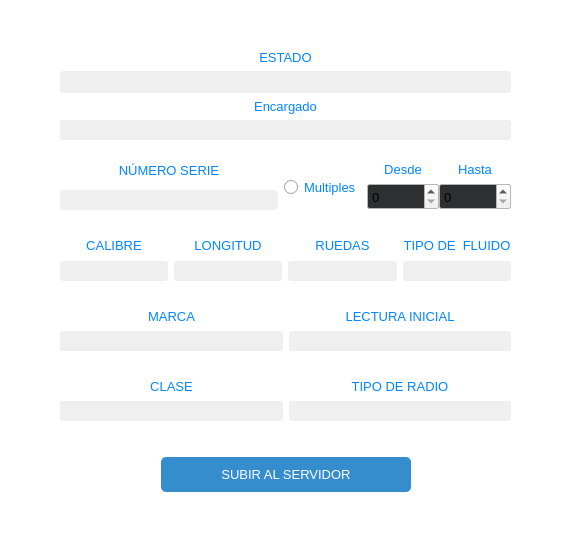
<?xml version="1.0" encoding="UTF-8"?>
<ui version="4.0">
 <class>Counter</class>
 <widget class="QWidget" name="Counter">
  <property name="geometry">
   <rect>
    <x>0</x>
    <y>0</y>
    <width>571</width>
    <height>550</height>
   </rect>
  </property>
  <property name="minimumSize">
   <size>
    <width>571</width>
    <height>550</height>
   </size>
  </property>
  <property name="maximumSize">
   <size>
    <width>571</width>
    <height>550</height>
   </size>
  </property>
  <property name="palette">
   <palette>
    <active>
     <colorrole role="Base">
      <brush brushstyle="SolidPattern">
       <color alpha="255">
        <red>46</red>
        <green>47</green>
        <blue>48</blue>
       </color>
      </brush>
     </colorrole>
     <colorrole role="Window">
      <brush brushstyle="SolidPattern">
       <color alpha="255">
        <red>255</red>
        <green>255</green>
        <blue>255</blue>
       </color>
      </brush>
     </colorrole>
    </active>
    <inactive>
     <colorrole role="Base">
      <brush brushstyle="SolidPattern">
       <color alpha="255">
        <red>46</red>
        <green>47</green>
        <blue>48</blue>
       </color>
      </brush>
     </colorrole>
     <colorrole role="Window">
      <brush brushstyle="SolidPattern">
       <color alpha="255">
        <red>255</red>
        <green>255</green>
        <blue>255</blue>
       </color>
      </brush>
     </colorrole>
    </inactive>
    <disabled>
     <colorrole role="Base">
      <brush brushstyle="SolidPattern">
       <color alpha="255">
        <red>255</red>
        <green>255</green>
        <blue>255</blue>
       </color>
      </brush>
     </colorrole>
     <colorrole role="Window">
      <brush brushstyle="SolidPattern">
       <color alpha="255">
        <red>255</red>
        <green>255</green>
        <blue>255</blue>
       </color>
      </brush>
     </colorrole>
    </disabled>
   </palette>
  </property>
  <property name="windowTitle">
   <string>Form</string>
  </property>
  <widget class="QPushButton" name="pb_cruz">
   <property name="geometry">
    <rect>
     <x>530</x>
     <y>5</y>
     <width>30</width>
     <height>30</height>
    </rect>
   </property>
   <property name="styleSheet">
    <string notr="true">QPushButton{
	color: rgb(77, 77, 77);
	border-radius: 3px;
}
QPushButton:hover:!pressed{
	  background-color: rgba(255, 200, 200);
}
</string>
   </property>
   <property name="text">
    <string/>
   </property>
   <property name="icon">
    <iconset resource="assets.qrc">
     <normaloff>:/icons/close.png</normaloff>:/icons/close.png</iconset>
   </property>
   <property name="iconSize">
    <size>
     <width>30</width>
     <height>30</height>
    </size>
   </property>
   <property name="flat">
    <bool>true</bool>
   </property>
  </widget>
  <widget class="my_label" name="lb_logo">
   <property name="geometry">
    <rect>
     <x>-10</x>
     <y>-15</y>
     <width>81</width>
     <height>81</height>
    </rect>
   </property>
   <property name="minimumSize">
    <size>
     <width>0</width>
     <height>0</height>
    </size>
   </property>
   <property name="maximumSize">
    <size>
     <width>200</width>
     <height>240</height>
    </size>
   </property>
   <property name="styleSheet">
    <string notr="true">border-image: url(:/icons/app_logo-web.png);</string>
   </property>
   <property name="text">
    <string/>
   </property>
   <property name="scaledContents">
    <bool>false</bool>
   </property>
   <property name="alignment">
    <set>Qt::AlignCenter</set>
   </property>
   <property name="wordWrap">
    <bool>false</bool>
   </property>
  </widget>
  <widget class="QWidget" name="layoutWidget">
   <property name="geometry">
    <rect>
     <x>40</x>
     <y>40</y>
     <width>491</width>
     <height>472</height>
    </rect>
   </property>
   <layout class="QVBoxLayout" name="verticalLayout_9">
    <item>
     <layout class="QVBoxLayout" name="verticalLayout_14">
      <property name="leftMargin">
       <number>20</number>
      </property>
      <property name="topMargin">
       <number>10</number>
      </property>
      <property name="rightMargin">
       <number>20</number>
      </property>
      <property name="bottomMargin">
       <number>10</number>
      </property>
      <item>
       <layout class="QVBoxLayout" name="verticalLayout_10">
        <item>
         <widget class="QLabel" name="label_15">
          <property name="font">
           <font>
            <family>Segoe UI</family>
            <pointsize>10</pointsize>
           </font>
          </property>
          <property name="styleSheet">
           <string notr="true">color: rgb(0, 134, 255);</string>
          </property>
          <property name="text">
           <string>ESTADO</string>
          </property>
          <property name="alignment">
           <set>Qt::AlignCenter</set>
          </property>
         </widget>
        </item>
        <item>
         <widget class="MyLabelSpinner" name="l_status">
          <property name="minimumSize">
           <size>
            <width>0</width>
            <height>22</height>
           </size>
          </property>
          <property name="font">
           <font>
            <family>Segoe UI</family>
            <pointsize>9</pointsize>
           </font>
          </property>
          <property name="styleSheet">
           <string notr="true">background-color: #EFEFEF; 
border-radius: 3px;
color:rgb(50, 50, 50);</string>
          </property>
          <property name="text">
           <string/>
          </property>
          <property name="alignment">
           <set>Qt::AlignCenter</set>
          </property>
         </widget>
        </item>
       </layout>
      </item>
      <item>
       <widget class="QLabel" name="label_12">
        <property name="font">
         <font>
          <family>Segoe UI</family>
          <pointsize>10</pointsize>
         </font>
        </property>
        <property name="styleSheet">
         <string notr="true">color: rgb(0, 134, 255);</string>
        </property>
        <property name="text">
         <string>Encargado</string>
        </property>
        <property name="alignment">
         <set>Qt::AlignCenter</set>
        </property>
       </widget>
      </item>
      <item>
       <widget class="MyLineEditShine" name="le_encargado">
        <property name="minimumSize">
         <size>
          <width>0</width>
          <height>0</height>
         </size>
        </property>
        <property name="font">
         <font>
          <family>Segoe UI Semilight</family>
          <pointsize>10</pointsize>
         </font>
        </property>
        <property name="styleSheet">
         <string notr="true">background-color: #EFEFEF; 
border-radius: 3px;
color:rgb(50, 50, 50);</string>
        </property>
        <property name="alignment">
         <set>Qt::AlignCenter</set>
        </property>
       </widget>
      </item>
     </layout>
    </item>
    <item>
     <layout class="QHBoxLayout" name="horizontalLayout">
      <property name="leftMargin">
       <number>20</number>
      </property>
      <property name="topMargin">
       <number>0</number>
      </property>
      <property name="rightMargin">
       <number>20</number>
      </property>
      <property name="bottomMargin">
       <number>10</number>
      </property>
      <item>
       <layout class="QVBoxLayout" name="verticalLayout_2">
        <property name="spacing">
         <number>5</number>
        </property>
        <property name="topMargin">
         <number>0</number>
        </property>
        <item>
         <widget class="QLabel" name="label_2">
          <property name="font">
           <font>
            <family>Segoe UI</family>
            <pointsize>10</pointsize>
           </font>
          </property>
          <property name="styleSheet">
           <string notr="true">color: rgb(0, 134, 255);</string>
          </property>
          <property name="text">
           <string>NÚMERO SERIE</string>
          </property>
          <property name="alignment">
           <set>Qt::AlignCenter</set>
          </property>
         </widget>
        </item>
        <item>
         <widget class="MyLineEditShine" name="le_serie">
          <property name="minimumSize">
           <size>
            <width>0</width>
            <height>0</height>
           </size>
          </property>
          <property name="font">
           <font>
            <family>Segoe UI Semilight</family>
            <pointsize>10</pointsize>
           </font>
          </property>
          <property name="styleSheet">
           <string notr="true">background-color: #EFEFEF; 
border-radius: 3px;
color:rgb(50, 50, 50);</string>
          </property>
          <property name="alignment">
           <set>Qt::AlignCenter</set>
          </property>
         </widget>
        </item>
       </layout>
      </item>
      <item>
       <layout class="QVBoxLayout" name="verticalLayout_13">
        <property name="topMargin">
         <number>10</number>
        </property>
        <item>
         <widget class="QRadioButton" name="radioButton">
          <property name="font">
           <font>
            <family>Segoe UI</family>
            <pointsize>10</pointsize>
           </font>
          </property>
          <property name="styleSheet">
           <string notr="true">color: rgb(0, 134, 255);</string>
          </property>
          <property name="text">
           <string>Multiples</string>
          </property>
         </widget>
        </item>
       </layout>
      </item>
      <item>
       <layout class="QHBoxLayout" name="horizontalLayout_7">
        <item>
         <widget class="QWidget" name="widget_desde_hasta" native="true">
          <layout class="QHBoxLayout" name="horizontalLayout_6">
           <property name="spacing">
            <number>0</number>
           </property>
           <property name="leftMargin">
            <number>0</number>
           </property>
           <property name="topMargin">
            <number>0</number>
           </property>
           <property name="rightMargin">
            <number>0</number>
           </property>
           <property name="bottomMargin">
            <number>0</number>
           </property>
           <item>
            <layout class="QVBoxLayout" name="verticalLayout_12">
             <property name="spacing">
              <number>0</number>
             </property>
             <item>
              <widget class="QLabel" name="label_10">
               <property name="font">
                <font>
                 <family>Segoe UI</family>
                 <pointsize>10</pointsize>
                </font>
               </property>
               <property name="styleSheet">
                <string notr="true">color: rgb(0, 134, 255);</string>
               </property>
               <property name="text">
                <string>Desde</string>
               </property>
               <property name="alignment">
                <set>Qt::AlignCenter</set>
               </property>
              </widget>
             </item>
             <item>
              <widget class="QSpinBox" name="sb_desde">
               <property name="font">
                <font>
                 <family>Segoe UI Semilight</family>
                 <pointsize>10</pointsize>
                </font>
               </property>
               <property name="styleSheet">
                <string/>
               </property>
               <property name="maximum">
                <number>10000000</number>
               </property>
              </widget>
             </item>
            </layout>
           </item>
           <item>
            <layout class="QVBoxLayout" name="verticalLayout_11">
             <property name="spacing">
              <number>0</number>
             </property>
             <item>
              <widget class="QLabel" name="label_11">
               <property name="font">
                <font>
                 <family>Segoe UI</family>
                 <pointsize>10</pointsize>
                </font>
               </property>
               <property name="styleSheet">
                <string notr="true">color: rgb(0, 134, 255);</string>
               </property>
               <property name="text">
                <string>Hasta</string>
               </property>
               <property name="alignment">
                <set>Qt::AlignCenter</set>
               </property>
              </widget>
             </item>
             <item>
              <widget class="QSpinBox" name="sb_hasta">
               <property name="font">
                <font>
                 <family>Segoe UI Semilight</family>
                 <pointsize>10</pointsize>
                </font>
               </property>
               <property name="styleSheet">
                <string/>
               </property>
               <property name="maximum">
                <number>10000000</number>
               </property>
              </widget>
             </item>
            </layout>
           </item>
          </layout>
         </widget>
        </item>
       </layout>
      </item>
     </layout>
    </item>
    <item>
     <layout class="QHBoxLayout" name="horizontalLayout_4">
      <property name="leftMargin">
       <number>20</number>
      </property>
      <property name="topMargin">
       <number>10</number>
      </property>
      <property name="rightMargin">
       <number>20</number>
      </property>
      <property name="bottomMargin">
       <number>10</number>
      </property>
      <item>
       <layout class="QVBoxLayout" name="verticalLayout_3">
        <item>
         <widget class="QLabel" name="label_3">
          <property name="font">
           <font>
            <family>Segoe UI</family>
            <pointsize>10</pointsize>
           </font>
          </property>
          <property name="styleSheet">
           <string notr="true">color: rgb(0, 134, 255);</string>
          </property>
          <property name="text">
           <string>CALIBRE</string>
          </property>
          <property name="alignment">
           <set>Qt::AlignCenter</set>
          </property>
         </widget>
        </item>
        <item>
         <widget class="MyLineEditShine" name="le_calibre">
          <property name="minimumSize">
           <size>
            <width>0</width>
            <height>0</height>
           </size>
          </property>
          <property name="font">
           <font>
            <family>Segoe UI Semilight</family>
            <pointsize>10</pointsize>
           </font>
          </property>
          <property name="styleSheet">
           <string notr="true">background-color: #EFEFEF; 
border-radius: 3px;
color:rgb(50, 50, 50);</string>
          </property>
          <property name="alignment">
           <set>Qt::AlignCenter</set>
          </property>
         </widget>
        </item>
       </layout>
      </item>
      <item>
       <layout class="QVBoxLayout" name="verticalLayout_4">
        <item>
         <widget class="QLabel" name="label_4">
          <property name="font">
           <font>
            <family>Segoe UI</family>
            <pointsize>10</pointsize>
           </font>
          </property>
          <property name="styleSheet">
           <string notr="true">color: rgb(0, 134, 255);</string>
          </property>
          <property name="text">
           <string>LONGITUD</string>
          </property>
          <property name="alignment">
           <set>Qt::AlignCenter</set>
          </property>
         </widget>
        </item>
        <item>
         <widget class="MyLineEditShine" name="le_longitud">
          <property name="minimumSize">
           <size>
            <width>0</width>
            <height>0</height>
           </size>
          </property>
          <property name="font">
           <font>
            <family>Segoe UI Semilight</family>
            <pointsize>10</pointsize>
           </font>
          </property>
          <property name="styleSheet">
           <string notr="true">background-color: #EFEFEF; 
border-radius: 3px;
color:rgb(50, 50, 50);</string>
          </property>
          <property name="alignment">
           <set>Qt::AlignCenter</set>
          </property>
         </widget>
        </item>
       </layout>
      </item>
      <item>
       <layout class="QVBoxLayout" name="verticalLayout_8">
        <item>
         <widget class="QLabel" name="label_8">
          <property name="font">
           <font>
            <family>Segoe UI</family>
            <pointsize>10</pointsize>
           </font>
          </property>
          <property name="styleSheet">
           <string notr="true">color: rgb(0, 134, 255);</string>
          </property>
          <property name="text">
           <string>RUEDAS</string>
          </property>
          <property name="alignment">
           <set>Qt::AlignCenter</set>
          </property>
         </widget>
        </item>
        <item>
         <widget class="MyLineEditShine" name="le_ruedas">
          <property name="minimumSize">
           <size>
            <width>0</width>
            <height>0</height>
           </size>
          </property>
          <property name="font">
           <font>
            <family>Segoe UI Semilight</family>
            <pointsize>10</pointsize>
           </font>
          </property>
          <property name="styleSheet">
           <string notr="true">background-color: #EFEFEF; 
border-radius: 3px;
color:rgb(50, 50, 50);</string>
          </property>
          <property name="alignment">
           <set>Qt::AlignCenter</set>
          </property>
         </widget>
        </item>
       </layout>
      </item>
      <item>
       <layout class="QVBoxLayout" name="verticalLayout_6">
        <item>
         <widget class="QLabel" name="label_14">
          <property name="font">
           <font>
            <family>Segoe UI</family>
            <pointsize>10</pointsize>
           </font>
          </property>
          <property name="styleSheet">
           <string notr="true">color: rgb(0, 134, 255);</string>
          </property>
          <property name="text">
           <string>TIPO DE  FLUIDO</string>
          </property>
          <property name="alignment">
           <set>Qt::AlignCenter</set>
          </property>
         </widget>
        </item>
        <item>
         <widget class="MyLineEditShine" name="le_fluido">
          <property name="minimumSize">
           <size>
            <width>0</width>
            <height>0</height>
           </size>
          </property>
          <property name="font">
           <font>
            <family>Segoe UI Semilight</family>
            <pointsize>10</pointsize>
           </font>
          </property>
          <property name="styleSheet">
           <string notr="true">background-color: #EFEFEF; 
border-radius: 3px;
color:rgb(50, 50, 50);</string>
          </property>
          <property name="alignment">
           <set>Qt::AlignCenter</set>
          </property>
         </widget>
        </item>
       </layout>
      </item>
     </layout>
    </item>
    <item>
     <layout class="QHBoxLayout" name="horizontalLayout_3">
      <property name="leftMargin">
       <number>20</number>
      </property>
      <property name="topMargin">
       <number>10</number>
      </property>
      <property name="rightMargin">
       <number>20</number>
      </property>
      <property name="bottomMargin">
       <number>10</number>
      </property>
      <item>
       <layout class="QVBoxLayout" name="verticalLayout">
        <item>
         <widget class="QLabel" name="label_5">
          <property name="font">
           <font>
            <family>Segoe UI</family>
            <pointsize>10</pointsize>
           </font>
          </property>
          <property name="styleSheet">
           <string notr="true">color: rgb(0, 134, 255);</string>
          </property>
          <property name="text">
           <string>MARCA</string>
          </property>
          <property name="alignment">
           <set>Qt::AlignCenter</set>
          </property>
         </widget>
        </item>
        <item>
         <widget class="MyLineEditShine" name="le_marca">
          <property name="minimumSize">
           <size>
            <width>0</width>
            <height>0</height>
           </size>
          </property>
          <property name="font">
           <font>
            <family>Segoe UI Semilight</family>
            <pointsize>10</pointsize>
           </font>
          </property>
          <property name="styleSheet">
           <string notr="true">background-color: #EFEFEF; 
border-radius: 3px;
color:rgb(50, 50, 50);</string>
          </property>
          <property name="alignment">
           <set>Qt::AlignCenter</set>
          </property>
         </widget>
        </item>
       </layout>
      </item>
      <item>
       <layout class="QVBoxLayout" name="verticalLayout_15">
        <item>
         <widget class="QLabel" name="label_13">
          <property name="font">
           <font>
            <family>Segoe UI</family>
            <pointsize>10</pointsize>
           </font>
          </property>
          <property name="styleSheet">
           <string notr="true">color: rgb(0, 134, 255);</string>
          </property>
          <property name="text">
           <string>LECTURA INICIAL</string>
          </property>
          <property name="alignment">
           <set>Qt::AlignCenter</set>
          </property>
         </widget>
        </item>
        <item>
         <widget class="MyLineEditShine" name="le_lectura_inicial">
          <property name="minimumSize">
           <size>
            <width>0</width>
            <height>0</height>
           </size>
          </property>
          <property name="font">
           <font>
            <family>Segoe UI Semilight</family>
            <pointsize>10</pointsize>
           </font>
          </property>
          <property name="styleSheet">
           <string notr="true">background-color: #EFEFEF; 
border-radius: 3px;
color:rgb(50, 50, 50);</string>
          </property>
          <property name="alignment">
           <set>Qt::AlignCenter</set>
          </property>
         </widget>
        </item>
       </layout>
      </item>
     </layout>
    </item>
    <item>
     <layout class="QHBoxLayout" name="horizontalLayout_2">
      <property name="leftMargin">
       <number>20</number>
      </property>
      <property name="topMargin">
       <number>10</number>
      </property>
      <property name="rightMargin">
       <number>20</number>
      </property>
      <property name="bottomMargin">
       <number>10</number>
      </property>
      <item>
       <layout class="QVBoxLayout" name="verticalLayout_5">
        <item>
         <widget class="QLabel" name="label_6">
          <property name="font">
           <font>
            <family>Segoe UI</family>
            <pointsize>10</pointsize>
           </font>
          </property>
          <property name="styleSheet">
           <string notr="true">color: rgb(0, 134, 255);</string>
          </property>
          <property name="text">
           <string>CLASE</string>
          </property>
          <property name="alignment">
           <set>Qt::AlignCenter</set>
          </property>
         </widget>
        </item>
        <item>
         <widget class="MyLineEditShine" name="le_clase">
          <property name="minimumSize">
           <size>
            <width>0</width>
            <height>0</height>
           </size>
          </property>
          <property name="font">
           <font>
            <family>Segoe UI Semilight</family>
            <pointsize>10</pointsize>
           </font>
          </property>
          <property name="styleSheet">
           <string notr="true">background-color: #EFEFEF; 
border-radius: 3px;
color:rgb(50, 50, 50);</string>
          </property>
          <property name="alignment">
           <set>Qt::AlignCenter</set>
          </property>
         </widget>
        </item>
       </layout>
      </item>
      <item>
       <layout class="QVBoxLayout" name="verticalLayout_7">
        <item>
         <widget class="QLabel" name="label_9">
          <property name="font">
           <font>
            <family>Segoe UI</family>
            <pointsize>10</pointsize>
           </font>
          </property>
          <property name="styleSheet">
           <string notr="true">color: rgb(0, 134, 255);</string>
          </property>
          <property name="text">
           <string>TIPO DE RADIO</string>
          </property>
          <property name="alignment">
           <set>Qt::AlignCenter</set>
          </property>
         </widget>
        </item>
        <item>
         <widget class="MyLineEditShine" name="le_radio">
          <property name="minimumSize">
           <size>
            <width>0</width>
            <height>0</height>
           </size>
          </property>
          <property name="font">
           <font>
            <family>Segoe UI Semilight</family>
            <pointsize>10</pointsize>
           </font>
          </property>
          <property name="styleSheet">
           <string notr="true">background-color: #EFEFEF; 
border-radius: 3px;
color:rgb(50, 50, 50);</string>
          </property>
          <property name="alignment">
           <set>Qt::AlignCenter</set>
          </property>
         </widget>
        </item>
       </layout>
      </item>
     </layout>
    </item>
    <item>
     <layout class="QHBoxLayout" name="horizontalLayout_5">
      <property name="topMargin">
       <number>20</number>
      </property>
      <property name="bottomMargin">
       <number>20</number>
      </property>
      <item>
       <spacer name="horizontalSpacer">
        <property name="orientation">
         <enum>Qt::Horizontal</enum>
        </property>
        <property name="sizeHint" stdset="0">
         <size>
          <width>40</width>
          <height>20</height>
         </size>
        </property>
       </spacer>
      </item>
      <item>
       <widget class="QPushButton" name="pb_create_new_or_update_contador">
        <property name="minimumSize">
         <size>
          <width>250</width>
          <height>35</height>
         </size>
        </property>
        <property name="maximumSize">
         <size>
          <width>250</width>
          <height>16777215</height>
         </size>
        </property>
        <property name="font">
         <font>
          <family>Segoe UI</family>
          <pointsize>10</pointsize>
         </font>
        </property>
        <property name="styleSheet">
         <string notr="true">QPushButton{
 	background-color: #368DCE; 
	color: rgb(255, 255, 255);
	border-radius: 5px;
}
QPushButton:hover:!pressed{
	  background-color: #3080C0; 
}
QPushButton:hover:pressed{
	  background-color: #0D2333; 
}</string>
        </property>
        <property name="text">
         <string>SUBIR AL SERVIDOR</string>
        </property>
        <property name="flat">
         <bool>true</bool>
        </property>
       </widget>
      </item>
      <item>
       <spacer name="horizontalSpacer_2">
        <property name="orientation">
         <enum>Qt::Horizontal</enum>
        </property>
        <property name="sizeHint" stdset="0">
         <size>
          <width>40</width>
          <height>20</height>
         </size>
        </property>
       </spacer>
      </item>
     </layout>
    </item>
   </layout>
  </widget>
  <zorder>pb_cruz</zorder>
  <zorder>layoutWidget</zorder>
  <zorder>lb_logo</zorder>
 </widget>
 <customwidgets>
  <customwidget>
   <class>MyLabelSpinner</class>
   <extends>QLabel</extends>
   <header location="global">mylabelspinner.h</header>
  </customwidget>
  <customwidget>
   <class>my_label</class>
   <extends>QLabel</extends>
   <header location="global">my_label.h</header>
  </customwidget>
  <customwidget>
   <class>MyLineEditShine</class>
   <extends>QLineEdit</extends>
   <header location="global">mylineeditshine.h</header>
  </customwidget>
 </customwidgets>
 <resources>
  <include location="assets.qrc"/>
 </resources>
 <connections/>
</ui>
